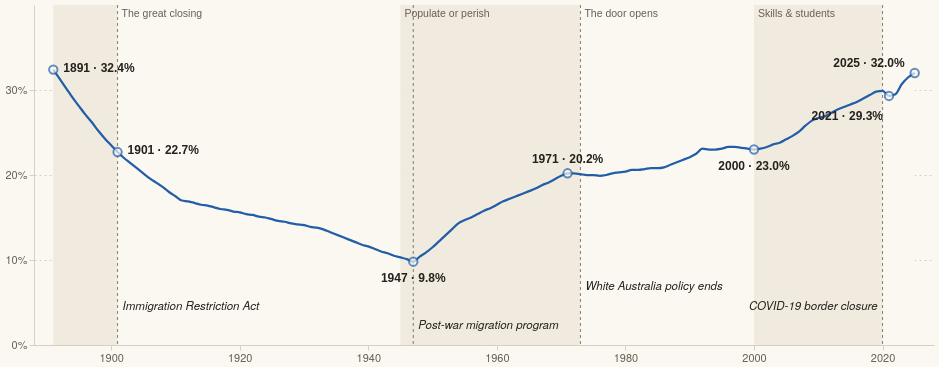

Vega-Lite specification stored for this chart:
### Vega-Lite specification from a JSON file in a GitHub repository (floating-point values rounded to 4 significant figures; data arrays with more than 128 entries replaced by an {"elided": "..."} marker saying what was removed)
{"$schema": "https://vega.github.io/schema/vega-lite/v5.json", "width": 900, "height": 340, "autosize": {"type": "pad"}, "config": {"background": null, "font": "IBM Plex Sans, Helvetica Neue, Arial, sans-serif", "padding": 4, "view": {"stroke": null}, "axis": {"labelColor": "#675f54", "titleColor": "#675f54", "gridColor": "#d8cfbf", "domainColor": "#d8cfbf", "tickColor": "#d8cfbf", "labelFont": "IBM Plex Sans, Helvetica Neue, Arial, sans-serif", "labelFontSize": 11, "titleFont": "IBM Plex Sans, Helvetica Neue, Arial, sans-serif", "titleFontWeight": 500, "titleFontSize": 11.5}, "legend": {"labelColor": "#675f54", "titleColor": "#25221d", "labelFont": "IBM Plex Sans, Helvetica Neue, Arial, sans-serif", "titleFont": "IBM Plex Sans, Helvetica Neue, Arial, sans-serif", "titleFontWeight": 600, "labelFontSize": 12, "titleFontSize": 12, "symbolStrokeColor": "#fbf8f2"}, "text": {"color": "#25221d", "font": "IBM Plex Sans, Helvetica Neue, Arial, sans-serif"}, "tooltipFormat": {"numberFormat": ",.0f"}}, "encoding": {"x": {"field": "year", "type": "quantitative", "scale": {"domain": [1888, 2028], "nice": false}, "axis": {"format": "d", "title": null, "tickCount": 8, "grid": false}}}, "layer": [{"data": {"values": [{"s": 1891, "e": 1901, "n": "Gold-rush legacy", "i": 0}, {"s": 1901, "e": 1945, "n": "The great closing", "i": 1}, {"s": 1945, "e": 1973, "n": "Populate or perish", "i": 2}, {"s": 1973, "e": 2000, "n": "The door opens", "i": 3}, {"s": 2000, "e": 2020, "n": "Skills & students", "i": 4}, {"s": 2020, "e": 2025, "n": "Pause, rebound", "i": 5}]}, "mark": {"type": "rect", "opacity": 1, "clip": true}, "encoding": {"x": {"field": "s", "type": "quantitative"}, "x2": {"field": "e"}, "y": {"value": 0}, "y2": {"value": 340}, "color": {"condition": {"test": "datum.i % 2 == 0", "value": "#f1ebdf"}, "value": "#fbf8f2"}}}, {"data": {"values": [{"s": 1891, "e": 1901, "n": "Gold-rush legacy", "i": 0}, {"s": 1901, "e": 1945, "n": "The great closing", "i": 1}, {"s": 1945, "e": 1973, "n": "Populate or perish", "i": 2}, {"s": 1973, "e": 2000, "n": "The door opens", "i": 3}, {"s": 2000, "e": 2020, "n": "Skills & students", "i": 4}, {"s": 2020, "e": 2025, "n": "Pause, rebound", "i": 5}]}, "mark": {"type": "text", "align": "left", "baseline": "top", "dx": 4, "dy": 4, "fontSize": 10.5, "font": "IBM Plex Sans Condensed, Arial Narrow, sans-serif", "color": "#675f54", "limit": 120, "clip": true}, "transform": [{"filter": "datum.e - datum.s >= 15"}], "encoding": {"x": {"field": "s", "type": "quantitative"}, "y": {"value": 0}, "text": {"field": "n"}}}, {"data": {"values": [{"year": 1901, "y": 4.5, "al": "left", "t": "Immigration Restriction Act", "s": "Restriction Act"}, {"year": 1947, "y": 2.2, "al": "left", "t": "Post-war migration program", "s": "Post-war program"}, {"year": 1973, "y": 6.8, "ny": 8.5, "al": "left", "t": "White Australia policy ends", "s": "White Aust. ends"}, {"year": 2020, "y": 4.5, "ny": 3.5, "al": "right", "t": "COVID-19 border closure", "s": "COVID-19"}]}, "mark": {"type": "rule", "strokeDash": [3, 3], "strokeWidth": 1, "color": "#675f54", "opacity": 0.8, "clip": true}, "encoding": {"x": {"field": "year", "type": "quantitative"}, "y": {"value": 0}, "y2": {"value": 340}}}, {"data": {"values": [{"year": 1901, "y": 4.5, "al": "left", "t": "Immigration Restriction Act", "s": "Restriction Act", "yy": 4.5}, {"year": 1947, "y": 2.2, "al": "left", "t": "Post-war migration program", "s": "Post-war program", "yy": 2.2}, {"year": 1973, "y": 6.8, "ny": 8.5, "al": "left", "t": "White Australia policy ends", "s": "White Aust. ends", "yy": 8.5}, {"year": 2020, "y": 4.5, "ny": 3.5, "al": "right", "t": "COVID-19 border closure", "s": "COVID-19", "yy": 3.5}]}, "mark": {"type": "text", "baseline": "middle", "fontSize": 11.5, "font": "IBM Plex Sans, Helvetica Neue, Arial, sans-serif", "fontStyle": "italic", "color": "#25221d", "clip": true, "align": {"expr": "datum.al"}, "dx": {"expr": "datum.al == 'left' ? 5 : -5"}}, "encoding": {"x": {"field": "year", "type": "quantitative"}, "y": {"field": "y", "type": "quantitative"}, "text": {"field": "t"}}}, {"data": {"values": {"elided": "135 records"}}, "params": [{"name": "zoom", "select": {"type": "interval", "encodings": ["x"]}, "bind": "scales"}], "mark": {"type": "line", "strokeWidth": 2.25, "color": "#225ea8", "interpolate": "monotone", "clip": true}, "encoding": {"y": {"field": "pct", "type": "quantitative", "scale": {"domain": [0, 36]}, "axis": {"title": null, "values": [0, 10, 20, 30], "labelExpr": "datum.value + '%'", "gridDash": [2, 3]}}}}, {"data": {"values": {"elided": "135 records"}}, "params": [{"name": "hov", "select": {"type": "point", "encodings": ["x"], "nearest": true, "on": "pointerover", "clear": "pointerout"}}], "mark": {"type": "rule", "strokeWidth": 1, "clip": true}, "encoding": {"color": {"value": "#675f54"}, "opacity": {"condition": {"param": "hov", "empty": false, "value": 0.7}, "value": 0}, "tooltip": [{"field": "year", "title": "Year", "format": "d"}, {"field": "pct", "title": "Born overseas (%)", "format": ".1f"}, {"field": "os", "title": "Overseas-born (millions)", "format": ".2f"}]}}, {"data": {"values": [{"year": 1891, "pct": 32.4, "t": "1891 · 32.4%", "pos": "right"}, {"year": 1901, "pct": 22.7, "t": "1901 · 22.7%", "pos": "right"}, {"year": 1947, "pct": 9.8, "t": "1947 · 9.8%", "pos": "below"}, {"year": 1971, "pct": 20.2, "t": "1971 · 20.2%", "pos": "above", "minor": true}, {"year": 2000, "pct": 23, "t": "2000 · 23.0%", "pos": "below", "minor": true}, {"year": 2021, "pct": 29.3, "t": "2021 · 29.3%", "pos": "belowleft", "minor": true}, {"year": 2025, "pct": 32, "t": "2025 · 32.0%", "pos": "left"}]}, "mark": {"type": "point", "filled": true, "size": 70, "strokeWidth": 2, "clip": true}, "encoding": {"y": {"field": "pct", "type": "quantitative"}, "fill": {"value": "#fbf8f2"}, "stroke": {"value": "#225ea8"}}}, {"data": {"values": [{"year": 1891, "pct": 32.4, "t": "1891 · 32.4%", "pos": "right"}, {"year": 1901, "pct": 22.7, "t": "1901 · 22.7%", "pos": "right"}, {"year": 1947, "pct": 9.8, "t": "1947 · 9.8%", "pos": "below"}, {"year": 1971, "pct": 20.2, "t": "1971 · 20.2%", "pos": "above", "minor": true}, {"year": 2000, "pct": 23, "t": "2000 · 23.0%", "pos": "below", "minor": true}, {"year": 2021, "pct": 29.3, "t": "2021 · 29.3%", "pos": "belowleft", "minor": true}, {"year": 2025, "pct": 32, "t": "2025 · 32.0%", "pos": "left"}]}, "transform": [{"filter": "datum.pos == 'above'"}], "mark": {"type": "text", "dy": -14, "fontSize": 12, "fontWeight": 600, "font": "IBM Plex Sans Condensed, Arial Narrow, sans-serif", "clip": true}, "encoding": {"y": {"field": "pct", "type": "quantitative"}, "text": {"field": "t"}, "color": {"value": "#25221d"}}}, {"data": {"values": [{"year": 1891, "pct": 32.4, "t": "1891 · 32.4%", "pos": "right"}, {"year": 1901, "pct": 22.7, "t": "1901 · 22.7%", "pos": "right"}, {"year": 1947, "pct": 9.8, "t": "1947 · 9.8%", "pos": "below"}, {"year": 1971, "pct": 20.2, "t": "1971 · 20.2%", "pos": "above", "minor": true}, {"year": 2000, "pct": 23, "t": "2000 · 23.0%", "pos": "below", "minor": true}, {"year": 2021, "pct": 29.3, "t": "2021 · 29.3%", "pos": "belowleft", "minor": true}, {"year": 2025, "pct": 32, "t": "2025 · 32.0%", "pos": "left"}]}, "transform": [{"filter": "datum.pos == 'right'"}], "mark": {"type": "text", "align": "left", "dx": 10, "dy": -2, "fontSize": 12, "fontWeight": 600, "font": "IBM Plex Sans Condensed, Arial Narrow, sans-serif", "clip": true}, "encoding": {"y": {"field": "pct", "type": "quantitative"}, "text": {"field": "t"}, "color": {"value": "#25221d"}}}, {"data": {"values": [{"year": 1891, "pct": 32.4, "t": "1891 · 32.4%", "pos": "right"}, {"year": 1901, "pct": 22.7, "t": "1901 · 22.7%", "pos": "right"}, {"year": 1947, "pct": 9.8, "t": "1947 · 9.8%", "pos": "below"}, {"year": 1971, "pct": 20.2, "t": "1971 · 20.2%", "pos": "above", "minor": true}, {"year": 2000, "pct": 23, "t": "2000 · 23.0%", "pos": "below", "minor": true}, {"year": 2021, "pct": 29.3, "t": "2021 · 29.3%", "pos": "belowleft", "minor": true}, {"year": 2025, "pct": 32, "t": "2025 · 32.0%", "pos": "left"}]}, "transform": [{"filter": "datum.pos == 'left'"}], "mark": {"type": "text", "align": "right", "dx": -10, "dy": -10, "fontSize": 12, "fontWeight": 600, "font": "IBM Plex Sans Condensed, Arial Narrow, sans-serif", "clip": true}, "encoding": {"y": {"field": "pct", "type": "quantitative"}, "text": {"field": "t"}, "color": {"value": "#25221d"}}}, {"data": {"values": [{"year": 1891, "pct": 32.4, "t": "1891 · 32.4%", "pos": "right"}, {"year": 1901, "pct": 22.7, "t": "1901 · 22.7%", "pos": "right"}, {"year": 1947, "pct": 9.8, "t": "1947 · 9.8%", "pos": "below"}, {"year": 1971, "pct": 20.2, "t": "1971 · 20.2%", "pos": "above", "minor": true}, {"year": 2000, "pct": 23, "t": "2000 · 23.0%", "pos": "below", "minor": true}, {"year": 2021, "pct": 29.3, "t": "2021 · 29.3%", "pos": "belowleft", "minor": true}, {"year": 2025, "pct": 32, "t": "2025 · 32.0%", "pos": "left"}]}, "transform": [{"filter": "datum.pos == 'belowleft'"}], "mark": {"type": "text", "align": "right", "dx": -6, "dy": 20, "fontSize": 12, "fontWeight": 600, "font": "IBM Plex Sans Condensed, Arial Narrow, sans-serif", "clip": true}, "encoding": {"y": {"field": "pct", "type": "quantitative"}, "text": {"field": "t"}, "color": {"value": "#25221d"}}}, {"data": {"values": [{"year": 1891, "pct": 32.4, "t": "1891 · 32.4%", "pos": "right"}, {"year": 1901, "pct": 22.7, "t": "1901 · 22.7%", "pos": "right"}, {"year": 1947, "pct": 9.8, "t": "1947 · 9.8%", "pos": "below"}, {"year": 1971, "pct": 20.2, "t": "1971 · 20.2%", "pos": "above", "minor": true}, {"year": 2000, "pct": 23, "t": "2000 · 23.0%", "pos": "below", "minor": true}, {"year": 2021, "pct": 29.3, "t": "2021 · 29.3%", "pos": "belowleft", "minor": true}, {"year": 2025, "pct": 32, "t": "2025 · 32.0%", "pos": "left"}]}, "transform": [{"filter": "datum.pos == 'below'"}], "mark": {"type": "text", "dy": 16, "fontSize": 12, "fontWeight": 600, "font": "IBM Plex Sans Condensed, Arial Narrow, sans-serif", "clip": true}, "encoding": {"y": {"field": "pct", "type": "quantitative"}, "text": {"field": "t"}, "color": {"value": "#25221d"}}}], "background": "#fbf8f2"}
